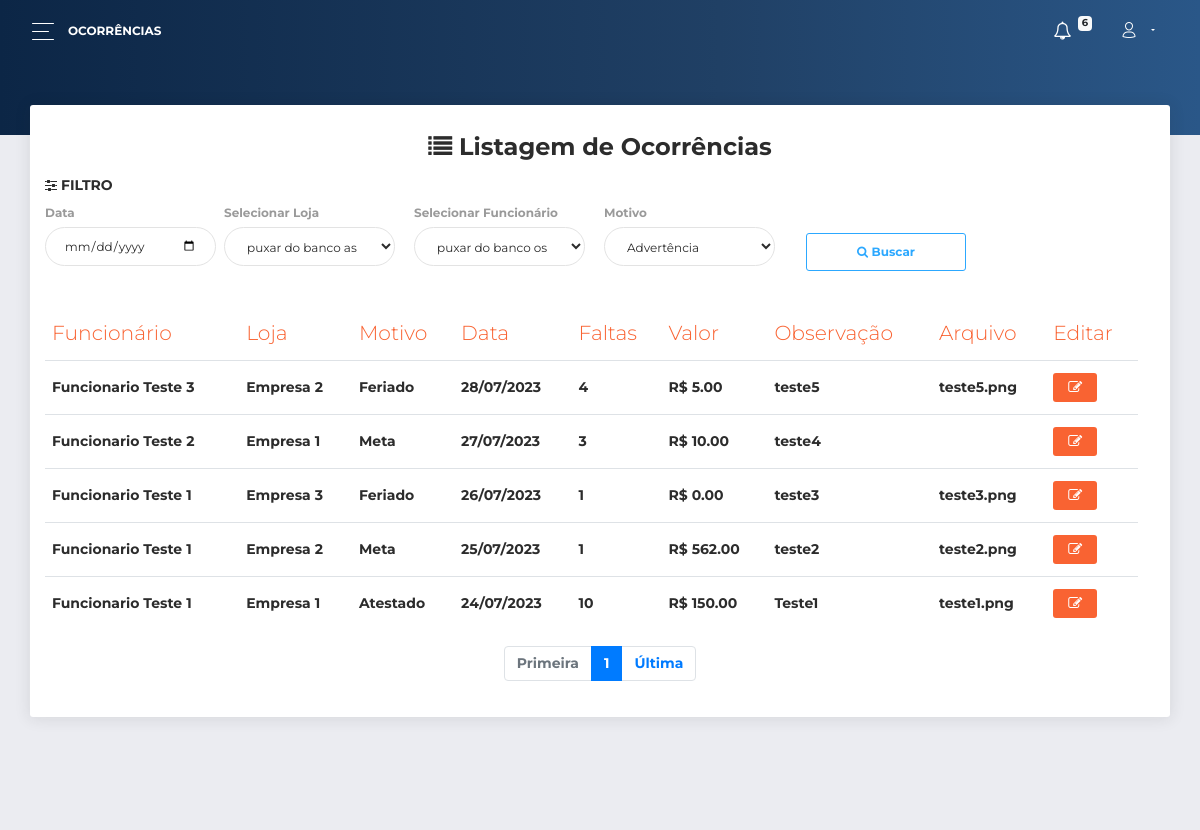
/painel/ocorrencias.php (signed in), run on the app's committed database.
### tables this page shows
CREATE TABLE IF NOT EXISTS `ocorrencias` (
  `id` INT NOT NULL AUTO_INCREMENT,
  `arquivo` TEXT NULL,
  `motivo` VARCHAR(45) NOT NULL,
  `faltas` INT NOT NULL,
  `valor` VARCHAR(45) NOT NULL,
  `observacao` VARCHAR(45) NULL,
  `status` ENUM('Ativo', 'Inativo') NOT NULL,
  `data_criacao` DATETIME NOT NULL,
  `funcionarios_id` INT NOT NULL,
  `empresas_id` INT NOT NULL,
  PRIMARY KEY (`id`),
  INDEX `fk_ocorrencias_funcionarios1_idx` (`funcionarios_id` ASC),
  INDEX `fk_ocorrencias_empresas1_idx` (`empresas_id` ASC),
  CONSTRAINT `fk_ocorrencias_funcionarios1`
    FOREIGN KEY (`funcionarios_id`)
    REFERENCES `funcionarios` (`id`)
    ON DELETE NO ACTION
    ON UPDATE NO ACTION,
  CONSTRAINT `fk_ocorrencias_empresas1`
    FOREIGN KEY (`empresas_id`)
    REFERENCES `empresas` (`id`)
    ON DELETE NO ACTION
    ON UPDATE NO ACTION);

### complements/inicio_php.php (called while the page is built, shortened)
<?php
if (!isset($_SESSION["id_usuario_login"])) {
	header("location:../");
}else{
include_once '../classes/conexao_bd.php';
$pesquisa_notificacao = "SELECT count(id) FROM logs where usuarios_id =".$_SESSION["id_usuario_login"]['id']." AND status = 'Ativo' ORDER BY data_criacao DESC LIMIT 30;";
$resultado_notificacao = mysqli_query($conn, $pesquisa_notificacao);
$row_notificacao = mysqli_fetch_assoc($resultado_notificacao);
}

### painel/ocorrencias.php (the view, shortened to what this page needs)
<?php
include_once "../complements/inicio_php.php";
require "../complements/begin_page.php";
$pagina = 1;
$limite = 10;
$inicio = ($pagina * $limite) - $limite;
$pesquisa_ocorrencias2 = "SELECT count(id) FROM acessos_ocorrencias WHERE usuarios_id =".$_SESSION["id_usuario_login"]['id'].";";
$resultado_ocorrencias2 = mysqli_query($conn, $pesquisa_ocorrencias2);
$row_ocorrencias2 = mysqli_fetch_assoc($resultado_ocorrencias2);
$paginas = ceil($row_ocorrencias2['count(id)'] / $limite);
$pesquisa_ocorrencias = "SELECT * FROM acessos_ocorrencias WHERE status = 'Ativo' AND usuarios_id =".$_SESSION["id_usuario_login"]['id']." order by data_criacao DESC LIMIT ".$inicio.", ".$limite.";";
$resultado_ocorrencias = mysqli_query($conn, $pesquisa_ocorrencias);
?>
<body class="">
  <div class="wrapper ">
    <div class="main-panel" id="main-panel">
      <nav class="navbar navbar-expand-lg navbar-transparent  bg-primary  navbar-absolute">
        <div class="container-fluid">
          <div class="navbar-wrapper">
            <div class="navbar-toggle">
              <button type="button" class="navbar-toggler">
                <span class="navbar-toggler-bar bar1"></span>
                <span class="navbar-toggler-bar bar2"></span>
                <span class="navbar-toggler-bar bar3"></span>
              </button>
            </div>
            <a class="navbar-brand"> Ocorrências</a>
          </div>
          <div class="collapse navbar-collapse justify-content-end" id="navigation">
            <ul class="navbar-nav">
              <li class="nav-item dropdown">
                <a href="notificacoes.php" class="nav-link">
                  <i class="fa fa-bell-o"></i>
                  <p>
                    <span class="badge badge-light"><?php echo $row_notificacao['count(id)']; ?></span>
                  </p>
                </a>
              </li>
              <li style="cursor: pointer;" class="nav-item dropdown">
                <a class="nav-link dropdown-toggle" id="navbarDropdownMenuLink" data-toggle="dropdown" aria-haspopup="true" aria-expanded="false">
                  <i class="now-ui-icons users_single-02"></i>
                </a>
              </li>
            </ul>
          </div>
        </div>
      </nav>
      <div class="panel-header panel-header-sm">
      </div>
      <div class="content">
        <div class="row">
          <div class="col-md-12">
            <div class="card">
              <div class="card-header">
              <center>
                <h4 class="card-title"> <i class="fa fa-list"></i><b> Listagem de Ocorrências</b></h4></center>
                <h6><i class="fa fa-sliders"></i> Filtro</h6>
                <div class="row">
                    <div class="col-md-2 pr-1">
                      <div class="form-group">
                        <label>Data</label>
                        <input type="date" name="data" class="form-control" >
                      </div>
                    </div>
                    <div class="col-md-2 pl-1">
                      <div class="form-group">
                        <label>Selecionar Loja</label>
                        <select name="" class="form-control">
                          <option value="">puxar do banco as empresas que o adm administra</option>
                        </select>
                      </div>
                    </div>
                    <div class="col-md-2 pl-1">
                      <div class="form-group">
                        <label>Selecionar Funcionário</label>
                        <select name="" class="form-control">
                          <option value="">puxar do banco os funcionarios da empresa selecionada</option>
                        </select>
                      </div>
                    </div>
                    <div class="col-md-2 pl-1">
                      <div class="form-group">
                        <label>Motivo</label>
                        <select name="" class="form-control">
                          <option value="">Advertência</option>
                        </select>
                      </div>
                    </div>
                  <div class="col-md-2">
                      <div class="form-group"><br>
                        <button type="submit" name="filtrar" class="btn btn-outline-info" style="width: 100%;"><b><i class="fa fa-search"></i> Buscar</b></button><br>
                      </div>
                    </div>
             </div>
          </div>
              <div class="card-body">
                <div class="table-responsive">
                  <table class="table">
                    <thead class=" text-primary">
                      <th>
                        Funcionário
                      </th>
                      <th>
                        Loja
                      </th>
                      <th>
                        Motivo
                      </th>
                      <th>
                        Data
                      </th>
                      <th>
                        Faltas
                      </th>
                      <th>
                        Valor
                      </th>
                      <th>
                        Observação
                      </th>
                      <th>
                        Arquivo
                      </th>
                      <th>
                        Editar
                      </th>
                      <th>
                      </th>
                    </thead>
                    <tbody>
                      <?php  while ($row_ocorrencias = mysqli_fetch_assoc($resultado_ocorrencias)){ ?>
                      <tr>
                        <td>
                          <?php echo $row_ocorrencias['funcionario_nome_completo'];?>
                        </td>
                        <td>
                          <?php echo $row_ocorrencias['empresa_nome_loja'];?>
                        </td>
                        <td>
                          <?php echo $row_ocorrencias['motivo'];?>
                        </td>
                        <td>
                          <?php echo date("d/m/Y", strtotime($row_ocorrencias['data_criacao']));?>
                        </td>
                        <td>
                          <?php echo $row_ocorrencias['faltas'];?>
                        </td>
                        <td>
                          R$ <?php echo $row_ocorrencias['valor'];?>
                        </td>
                        <td>
                          <?php echo $row_ocorrencias['observacao'];?>
                        </td>
                        <td>
                          <?php echo $row_ocorrencias['arquivo'];?>
                        </td>
                        <td>
                        <form action="editar-ocorrencias.php" method="POST">
                            <button class="btn btn-primary btn-sm" title="Editar"><i class=" fa fa-edit"></i></button>
                        </form>
                        </td>
                      </tr>
                    <?php } ?>
                    </tbody>
                  </table>
                 <nav aria-label="Navegação de página exemplo">
                    <ul class="pagination justify-content-center">
                      <li class="page-item disabled">
                      <a class="page-link" href="?pagina=1" tabindex="-1">Primeira</a>
                      </li>
                      <li class="page-item active"><a class="page-link"> <?=$pagina?></a></li>
                      <li class="page-item">
                      <a class="page-link" href="?pagina=<?=$paginas?>">Última</a>
                      </li>
                    </ul>
                  </nav>
                </div>
              </div>
            </div>
          </div>
        </div>
      </div>
      <?php
require "../complements/end_page.php";
 ?>

### complements/begin_page.php (shortened to what this page needs)
<!DOCTYPE html>
<html lang="pt">
<head>
  <link rel="stylesheet" href="https://use.fontawesome.com/releases/v5.7.1/css/all.css">
  <link href="assets/css/bootstrap.min.css" rel="stylesheet" />
  <link href="assets/css/now-ui-dashboard.css?v=1.3.0" rel="stylesheet" />
  <link href="assets/css/style.css" rel="stylesheet" />
  <link href="assets/demo/demo.css" rel="stylesheet" />
  <link rel="stylesheet" href="https://cdnjs.cloudflare.com/ajax/libs/font-awesome/4.7.0/css/font-awesome.min.css">
  <link href="https://cdnjs.cloudflare.com/ajax/libs/font-awesome-animation/0.2.1/font-awesome-animation.min.css" rel="stylesheet" />
</head>

### complements/end_page.php (shortened to what this page needs)
      <footer class="footer">
      </footer>
    </div>
  </div>
</body>
</html>

### painel/assets/css/style.css (style rules this page uses)
.badge { font-size: 10px; position: relative; top: -8px; left: -1px; }

### data on the page
ocorrencias: funcionario_nome_completo "Funcionario Teste 3", empresa_nome_loja "Empresa 2", motivo "Feriado", data_criacao "28/07/2023", faltas "4", valor "5.00", observacao "teste5", arquivo "teste5.png"
ocorrencias: funcionario_nome_completo "Funcionario Teste 2", empresa_nome_loja "Empresa 1", motivo "Meta", data_criacao "27/07/2023", faltas "3", valor "10.00", observacao "teste4"
ocorrencias: funcionario_nome_completo "Funcionario Teste 1", empresa_nome_loja "Empresa 3", motivo "Feriado", data_criacao "26/07/2023", faltas "1", valor "0.00", observacao "teste3", arquivo "teste3.png"
ocorrencias: funcionario_nome_completo "Funcionario Teste 1", empresa_nome_loja "Empresa 2", motivo "Meta", data_criacao "25/07/2023", faltas "1", valor "562.00", observacao "teste2", arquivo "teste2.png"
ocorrencias: funcionario_nome_completo "Funcionario Teste 1", empresa_nome_loja "Empresa 1", motivo "Atestado", data_criacao "24/07/2023", faltas "10", valor "150.00", observacao "Teste1", arquivo "teste1.png"

### other printed values
$row_notificacao['count(id)'] "6"
$pagina "1"
